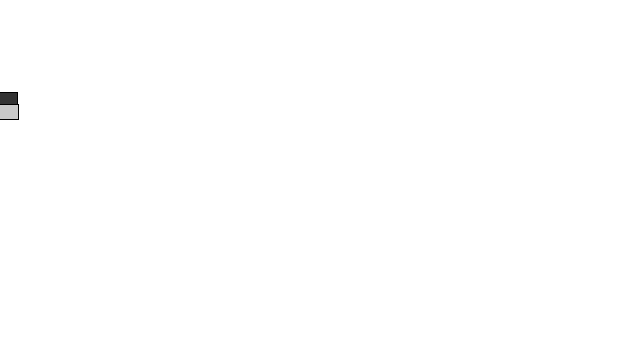
Frame 1 (no input)
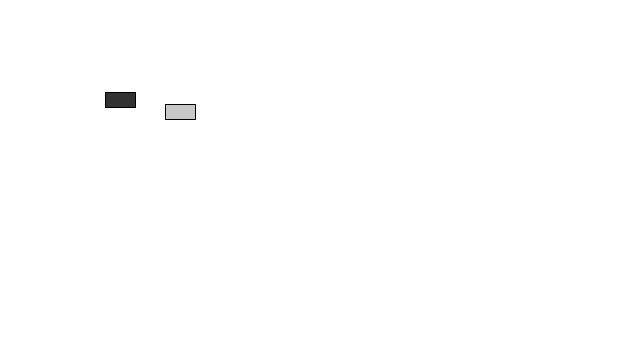
Frame 60 (the mouse pressed at the canvas centre just before this capture)
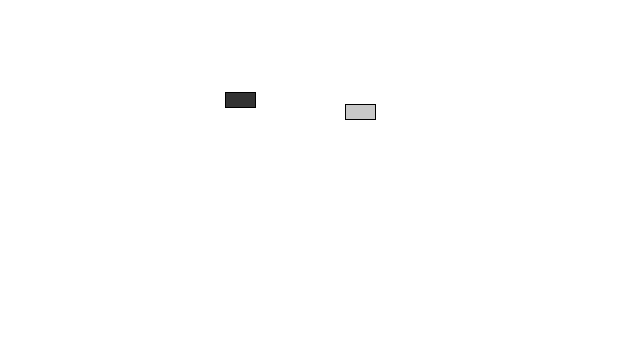
Frame 120 (the mouse held since frame 60 and released just before this capture)

The Processing sketch that drew these frames (run headless with seeded random() and noise(); from frame 60 on, the mouse is pressed at the canvas centre):

// Processing sketch: day15
// ── day15.pde
Car myCar1; 
Car myCar2; //2 objects 

void setup() {
  size(640,360);
  myCar1 = new Car(color(51),0,100,2);
  myCar2 = new Car(color(200),0,112,3);
}

void draw() {
  background(255);
  myCar1.move();
  myCar1.display();
  myCar2. move();
  myCar2.display();
} 
// ── car.pde
class Car {
  color c;
  float xpos;
  float ypos;
  float xspeed;
  Car(color tempC, float tempXpos, float tempYpos, float tempXspeed){
    //making car constructor with variables for input
    c = tempC;
    xpos = tempXpos;
    ypos = tempYpos;
    xspeed = tempXspeed;
  }
  void display(){
    stroke(0);
    fill(c);
    rectMode(CENTER);
    rect(xpos,ypos,30,15);
    
    
  }
  
  void move(){
    xpos = xpos + xspeed;
    if(xpos > width){
      xpos = 0;}
  
  }
  
}
